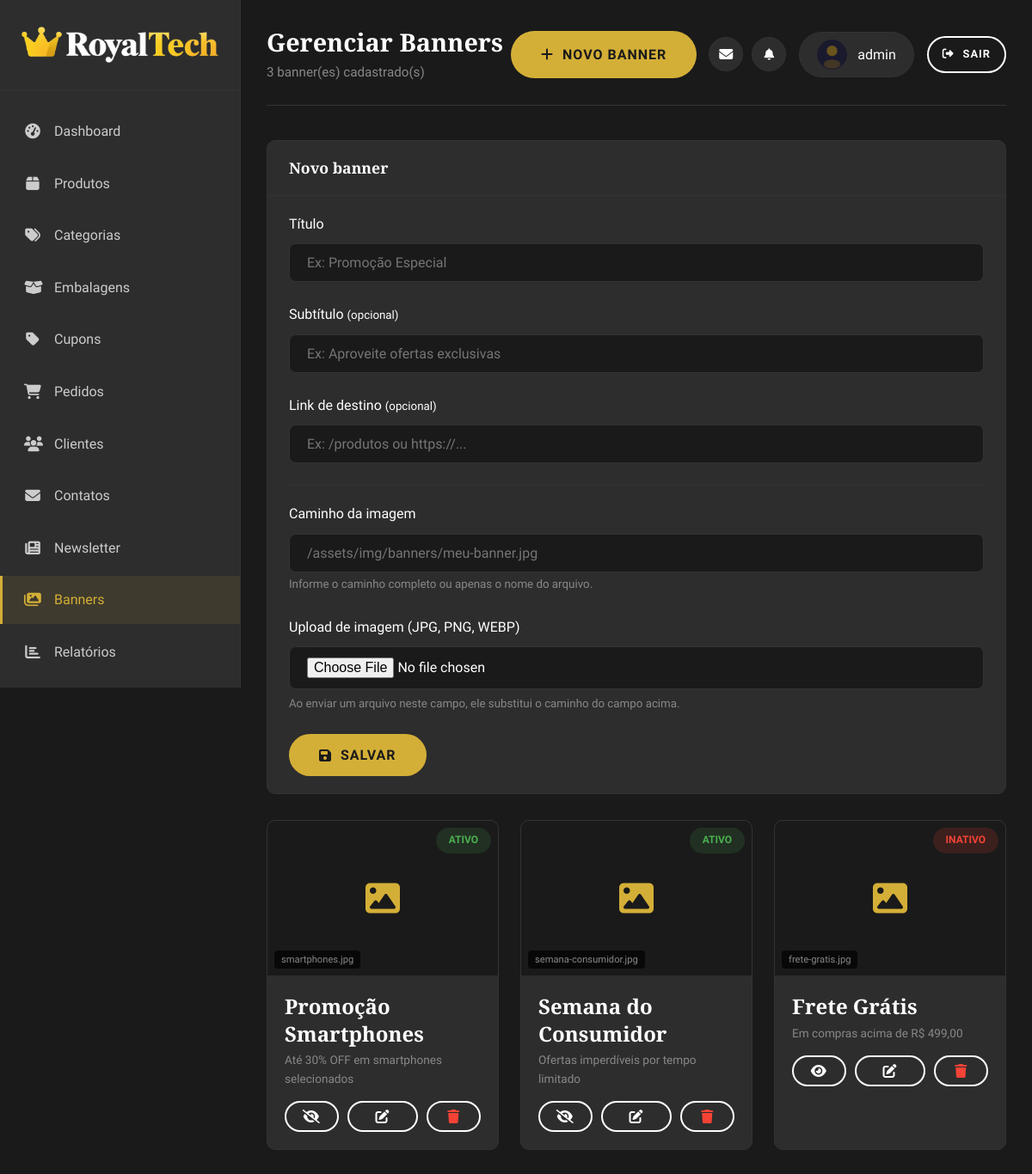
The app's page /pages/admin/banners.php (signed in), older data.
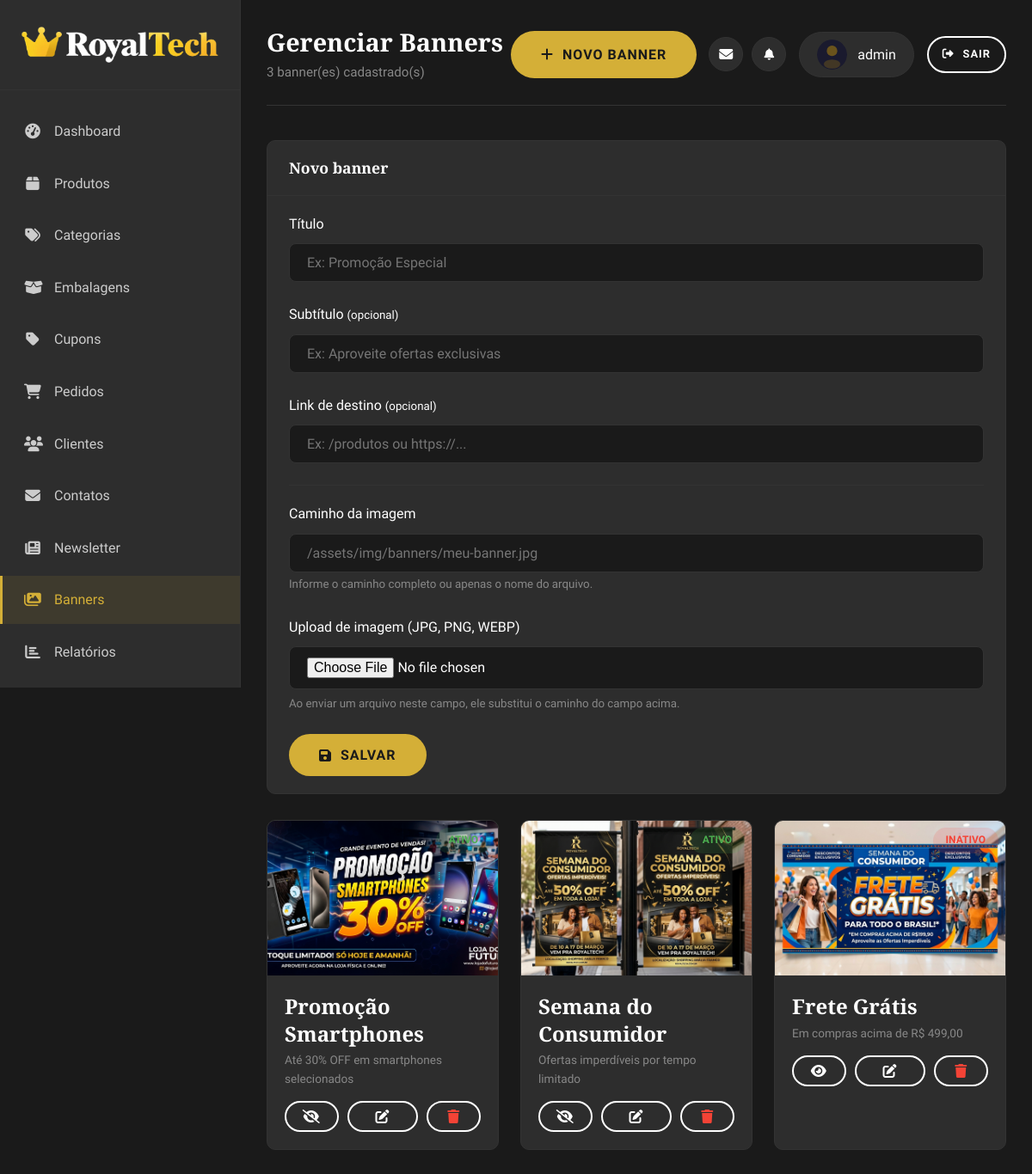
The same page, newer data.
### tables this page shows
CREATE TABLE IF NOT EXISTS e5_banners (
  id INT PRIMARY KEY AUTO_INCREMENT,
  title VARCHAR(120) NOT NULL,
  subtitle VARCHAR(180) NULL,
  image_path VARCHAR(255) NOT NULL,
  link_url VARCHAR(255) NULL,
  is_active TINYINT(1) NOT NULL DEFAULT 1,
  created_at TIMESTAMP DEFAULT CURRENT_TIMESTAMP,
  updated_at TIMESTAMP DEFAULT CURRENT_TIMESTAMP ON UPDATE CURRENT_TIMESTAMP
);

### includes/image_helpers.php (called while the page is built, shortened)
<?php
function imageAvailable(string $path): bool
{
    $file = realpath(__DIR__ . '/../' . ltrim($path, '/'));
    return $file !== false && is_file($file);
}

### pages/admin/banners.php (the view, shortened to what the changed rows need)
<?php
include '../../database/connection.php';
require_once __DIR__ . '/../../includes/image_helpers.php';
$banners = $pdo->query('SELECT * FROM e5_banners ORDER BY created_at DESC')->fetchAll();
?><!DOCTYPE html>
<html lang="pt-BR">
<head>
    <?php include 'head_inc.php'; ?>
</head>
<body>
    <div class="admin-wrapper">
        <main class="admin-main">
            <header class="admin-header">
                <div class="admin-title">
                    <h2>Gerenciar Banners</h2>
                </div>
            </header>
            <div style="display:grid; grid-template-columns: repeat(3, 1fr); gap:25px;">
                <?php if (empty($banners)): ?>
                <div class="admin-table-container" style="grid-column:1/-1; text-align:center; padding:60px; color:var(--color-gray);">
                    <i class="fas fa-image" style="font-size:3rem; margin-bottom:15px; color:var(--color-primary);"></i>
                    <p>Nenhum banner cadastrado. Crie um banner acima.</p>
                </div>
                <?php else: foreach ($banners as $b): ?>
                <div class="admin-table-container" style="overflow:hidden;">
                    <?php
                    $imgPath = $b['image_path'];
                    $imgUrl = '';
                    if (preg_match('#^https?://#i', $imgPath)) {
                        $imgUrl = $imgPath;
                    } elseif ($imgPath !== '') {
                        $imgUrl = '../../' . ltrim($imgPath, '/');
                    }
                    $imgAvailable = imageAvailable($imgPath);
                    ?>
                    <div style="height:180px; background:#1a1a1a; display:flex; align-items:center; justify-content:center; overflow:hidden; position:relative;">
                        <?php if ($imgUrl && $imgAvailable): ?>
                        <img src="<?php echo htmlspecialchars($imgUrl, ENT_QUOTES, 'UTF-8'); ?>"
                             alt="<?php echo htmlspecialchars($b['title'], ENT_QUOTES, 'UTF-8'); ?>"
                             style="width:100%; height:100%; object-fit:cover;">
                        <?php else: ?>
                        <i class="fas fa-image" style="font-size:2.5rem; color:var(--color-primary);"></i>
                        <span style="position:absolute; bottom:8px; left:8px; color:var(--color-gray); font-size:0.7rem; background:rgba(0,0,0,0.7); padding:2px 8px; border-radius:4px;">
                            <?php echo htmlspecialchars(basename($imgPath), ENT_QUOTES, 'UTF-8'); ?>
                        </span>
                        <?php endif; ?>
                        <div style="position:absolute; top:8px; right:8px;">
                            <span class="status-badge <?php echo $b['is_active'] ? 'status-active' : 'status-inactive'; ?>">
                                <?php echo $b['is_active'] ? 'Ativo' : 'Inativo'; ?>
                            </span>
                        </div>
                    </div>
                    <div style="padding:20px;">
                        <h4><?php echo htmlspecialchars($b['title'], ENT_QUOTES, 'UTF-8'); ?></h4>
                        <?php if ($b['subtitle']): ?>
                        <p style="color:var(--color-gray); font-size:0.85rem; margin:5px 0;"><?php echo htmlspecialchars($b['subtitle'], ENT_QUOTES, 'UTF-8'); ?></p>
                        <?php endif; ?>
                        <div style="display:flex; gap:10px; margin-top:15px;">
                            <form method="POST" style="flex:1;">
                                <button type="submit" class="btn btn-secondary" style="width:100%; padding:8px;" aria-label="Ativar ou desativar banner">
                                    <i class="fas <?php echo $b['is_active'] ? 'fa-eye-slash' : 'fa-eye'; ?>"></i>
                                </button>
                            </form>
                            <a href="?edit=<?php echo (int) $b['id']; ?>" class="btn btn-secondary" style="flex:1; padding:8px; text-align:center; text-decoration:none;" aria-label="Editar banner">
                                <i class="fas fa-edit"></i>
                            </a>
                            <form method="POST" style="flex:1;" onsubmit="return confirm('Remover banner?');">
                                <button type="submit" class="btn btn-secondary delete" style="width:100%; padding:8px; color:#f44336;" aria-label="Excluir banner">
                                    <i class="fas fa-trash"></i>
                                </button>
                            </form>
                        </div>
                    </div>
                </div>
                <?php endforeach; endif; ?>
            </div>
        </main>
    </div>
</body>
</html>

Row changes from the older to the newer data that the page shows:
changed e5_banners "Promoção Smartphones": image_path: picture added; image_path "smartphones.jpg" → (not shown)
changed e5_banners "Semana do Consumidor": image_path: picture added; image_path "semana-consumidor.jpg" → (not shown)
changed e5_banners "Frete Grátis": image_path: picture added; image_path "frete-gratis.jpg" → (not shown)
